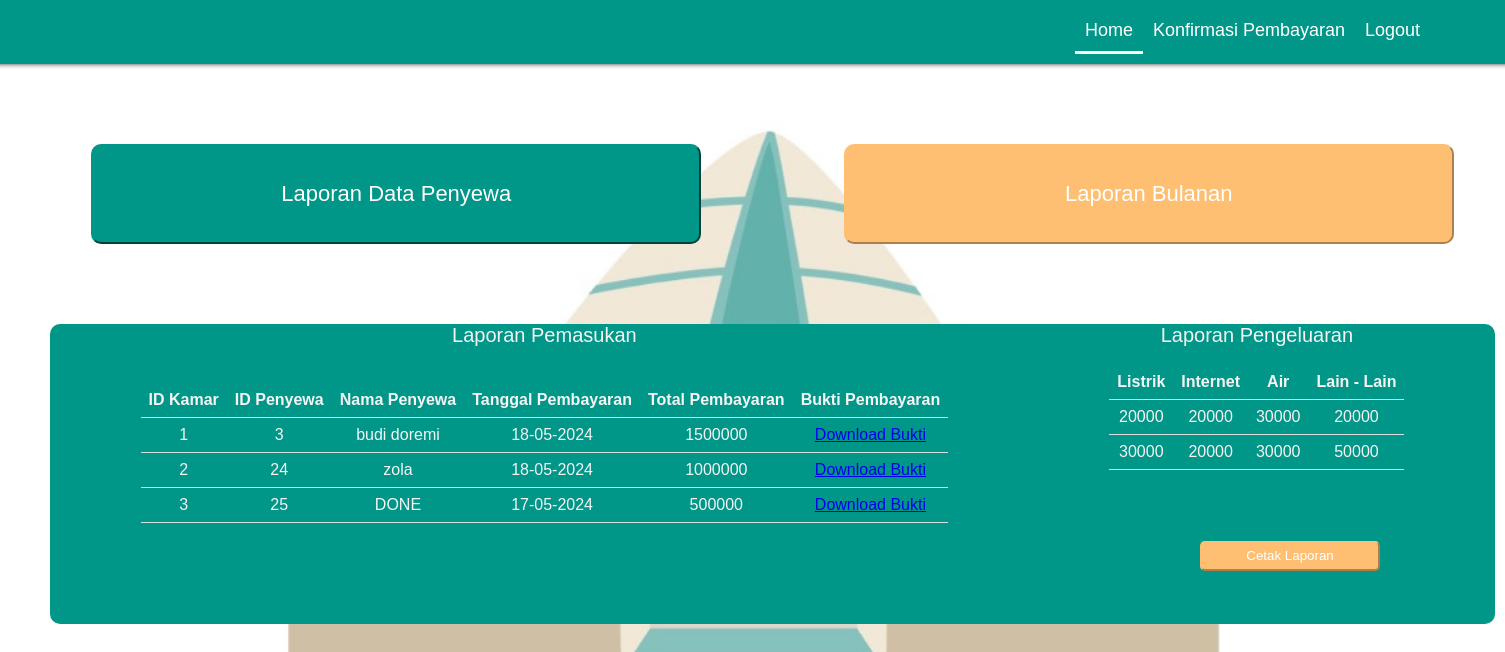
The app's page /Kode/laporanbulanan.php with its own data.
### tables this page shows
CREATE TABLE `pembayaran2` (
  `id_pembayaran` int(5) NOT NULL,
  `id_kamar` int(5) NOT NULL,
  `id_user` int(5) NOT NULL,
  `bukti` blob NOT NULL,
  `nama_penyewa` varchar(50) NOT NULL,
  `lama_sewa` int(11) NOT NULL,
  `tanggal` date NOT NULL,
  `total_bayar` decimal(10,0) NOT NULL,
  `status_konfirmasi` int(11) DEFAULT 0
);

CREATE TABLE `pengeluaran` (
  `id_pengeluaran` int(11) NOT NULL,
  `listrik` bigint(50) DEFAULT NULL,
  `air` bigint(50) DEFAULT NULL,
  `wifi` bigint(50) DEFAULT NULL,
  `lain` bigint(50) DEFAULT NULL
);

### Kode/laporanbulanan.php (the view, shortened to what this page needs)
<!DOCTYPE html>
<html>
<head>
    <link rel="stylesheet" type="text/css" href="navbar.css"/>
</head>
<body style=" background-image: url('asset/logo.jpg');
background-repeat: no-repeat;
background-position: center;
background-attachment: fixed;
background-size: 950px;">
    <div class="navbar-container">
        <ul>
            <li class="nav-link active-link">
                <a href="indexadmin.php">Home
                </a>
                <div class="underline"></div>
            </li>
            <li class="nav-link">
                <a href="konfirmasi.php">Konfirmasi Pembayaran</a>
            </li>
            <li class="nav-link">
                <a href="logout.php">Logout</a>
            </li>
        </ul>
    </div>
    <div style="display: flex; justify-content: space-around;">
        <a href="laporanpenyewa.php"><button class="judul"
            style="background-color: #009688;
            border-color: #009688;
            color: white;
            font-size: 22px;
            justify-content: center;
            align-items: center;
            text-align: center;
            margin-top: 80px;
            border-radius: 10px;
            width: 610px;
            height: 100px;
            margin-left: 40px;
            ">
                Laporan Data Penyewa
        </button></a>
        <a href="laporanbulanan.php"><button class="judul"
            style="background-color: #FFBF73;
            border-color: #FFBF73;
            color: white;
            font-size: 22px;
            justify-content: center;
            align-items: center;
            text-align: center;
            margin-top: 80px;
            border-radius: 10px;
            width: 610px;
            height: 100px;
            margin-left: 40px;
            ">
                Laporan Bulanan
        </button></a>
    </div>
    <div class="cardkonten" style="background-color: #009688;
    color: whitesmoke;
    margin-top: 80px;
    border-radius: 10px;
    width: 1425px;
    height: 300px;
    margin-left: 50px;
    padding-left: 10px;
    padding-right: 10px;">
      <div style="padding: 0px; display: flex;justify-content: space-around;">
        <div>
            <center style="font-size: 20px;">
                Laporan Pemasukan
            </center>
            <br><br>
            <table>
                <tr>
                  <th>ID Kamar</th>
                  <th>ID Penyewa</th>
                  <th>Nama Penyewa</th>
                  <th>Tanggal Pembayaran</th>
                  <th>Total Pembayaran</th>
                  <th>Bukti Pembayaran</th>
                </tr>
                <tr>
                <?php
include "koneksi.php";
$query = "SELECT * FROM pembayaran2 WHERE status_konfirmasi = 1";
$result = mysqli_query($connect, $query);
if (mysqli_num_rows($result) > 0) {
    while ($row = mysqli_fetch_array($result)) {
        $tanggal_bayar = date("d-m-Y", strtotime($row["tanggal"]));
?>
    <tr>
        <td class="t-d"><?php echo $row["id_kamar"]; ?></td>
        <td class="t-d"><?php echo $row["id_user"]; ?></td>
        <td class="t-d"><?php echo $row["nama_penyewa"]; ?></td>
        <td class="t-d"><?php echo $tanggal_bayar; ?></td>
        <td class="t-d"><?php echo $row["total_bayar"]; ?></td>
        <td class="t-d">
            <?php
            $id = $row["id_kamar"];
            echo '<a href="download.php?id=' . $id . '">Download Bukti</a><br>';
            ?>
        </td>
    </tr>
<?php
    }
} else {
    echo "<tr><td colspan='6'>Tidak ada data yang telah dikonfirmasi.</td></tr>";
}
?>
                  </tr>
              </table>
        </div>
        <div>
            <center style="font-size: 20px;">
                Laporan Pengeluaran
            </center>
            <br>
            <table>
                <tr>
                  <th>Listrik</th>
                  <th>Internet</th>
                  <th>Air</th>
                  <th>Lain - Lain</th>
                </tr>
                <?php
                include "koneksi.php";
                $query="SELECT * FROM pengeluaran";
                $result=mysqli_query($connect, $query);
                if(mysqli_num_rows($result)){
                    while($row = mysqli_fetch_array($result)){
            ?>
            <tr>
                <td class="t-d"> <?php echo $row["listrik"] ?></td>
                <td class="t-d"> <?php echo $row["air"] ?></td>
                <td class="t-d"> <?php echo $row["wifi"] ?></td>
                <td class="t-d"> <?php echo $row["lain"] ?></td>
            </tr>
            <?php
                 }
                }
                else{
                    echo "";
                }
            ?>
              </table>
        </div>
      </div>
      <div>
        <br>
        <form action="generate_report.php" method="post">
        <button type="submit" style="border-radius: 5px; border-color: #FFBF73; background-color: #FFBF73; color: white; height: 30px; width: 180px; margin-left: 1140px;">Cetak Laporan</button>
    </form>
      </div>
    </div>
</body>
</html>

### Kode/navbar.css (style rules this page uses)
body, html { margin: 0; font-family: Calibri, Helvetica, Arial, sans-serif; }
a { outline: none; }
.navbar-container { text-align: center; background-color: #009688; box-shadow: 0px -20px 5px 20px #333333; padding: 10px; font-size: 0; }
.navbar-container ul { margin-left: 1000px; padding: 0; text-align: right; display: inline-block; vertical-align: middle; }
.navbar-container ul li { display: inline-block; font-size: 16px; }
.navbar-container ul li a { color: #ffffff; text-decoration: none; display: inline-block; padding: 10px; font-size: 18px; transition: color 0.5s; }
.navbar-container ul li .underline { height: 3px; background-color: transparent; width: 0%; transition: width 0.2s, background-color 0.5s; margin: 0 auto; }
.navbar-container ul li.active-link .underline { width: 100%; background-color: white; }

### Kode/laporanbulanan.php (style rules this page uses)
table { border-collapse: collapse; width: 100%; }
th, td { padding: 8px; text-align: center; border-bottom: 1px solid #DDD; }

### records on screen
pembayaran2: id_kamar "1", id_user "3", nama_penyewa "budi doremi", tanggal "18-05-2024", total_bayar "1500000"
pembayaran2: id_kamar "2", id_user "24", nama_penyewa "zola", tanggal "18-05-2024", total_bayar "1000000"
pembayaran2: id_kamar "3", id_user "25", nama_penyewa "DONE", tanggal "17-05-2024", total_bayar "500000"
pengeluaran: listrik "20000", air "20000", wifi "30000", lain "20000"
pengeluaran: listrik "30000", air "20000", wifi "30000", lain "50000"
